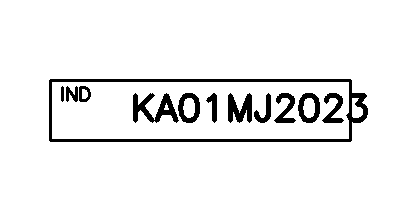
#> input picture test_plate.png, 400 x 200 px; its folder holds only this picture in this run
$ python -i check_app.py   (imports and definitions only)
#> lines starting #> are read from the running program, lines starting #| are printed output that depends on the picture; after the words box and inside, x2 and y2 are one past the last pixel; in counts of white or black regions, pixels touching at a corner belong together
### backend/database/vehicle_db_expanded.py
import json
import logging
import os
import random
from datetime import datetime, timedelta
import requests
from backend.database.csv_vehicle_db import CSVVehicleDatabase

# Configure logging
logging.basicConfig(level=logging.INFO, format='%(asctime)s - %(name)s - %(levelname)s - %(message)s')
logger = logging.getLogger(__name__)

# Constants for age restrictions
DIESEL_AGE_LIMIT = 10
PETROL_AGE_LIMIT = 15

class VehicleDatabase:
    """Class to handle vehicle database operations with expanded functionality"""

    def __init__(self, use_mock=True, api_key=None, csv_file_path="data/vahan_data.csv"):
        """
        Initialize the vehicle database

        Args:
            use_mock (bool): Whether to use mock data (True) or live API (False)
            api_key (str): API key for online data service (if use_mock is False)
            csv_file_path (str): Path to CSV file containing vehicle data
        """
        self.use_mock = use_mock
        self.api_key = api_key
        self.csv_file_path = csv_file_path

        # Initialize CSV database
        self.csv_db = CSVVehicleDatabase(csv_file_path)

        # Load sample vehicle data for fallback
        self.vehicles = self._load_mock_data()
        logger.info(f"Vehicle database initialized with CSV data and {len(self.vehicles)} mock records")

    def _load_mock_data(self):
        """Load sample vehicle data"""
        # Sample vehicle data with plate numbers from various states
        return {
            # Karnataka vehicles (KA)
            "KA01MJ2023": {
                "registration_number": "KA01MJ2023",
                "registration_date": datetime(2023, 1, 15),
                "fuel_type": "PETROL",
                "owner_name": "John Doe",
                "vehicle_make": "Toyota",
                "vehicle_model": "Corolla",
                "chassis_number": "MALA851CMKM123456",
                "engine_number": "1ZZ1234567"
            },
            "KA02AB5678": {
                "registration_number": "KA02AB5678",
                "registration_date": datetime(2018, 6, 22),
                "fuel_type": "DIESEL",
                "owner_name": "Sarah Johnson",
                "vehicle_make": "Mahindra",
                "vehicle_model": "Scorpio",
                "chassis_number": "MA1VM2BVKJ5678901",
                "engine_number": "MHK7896543"
            },
            "KA03XY4321": {
                "registration_number": "KA03XY4321",
                "registration_date": datetime(2021, 3, 10),
                "fuel_type": "PETROL",
                "owner_name": "Vijay Kumar",
                "vehicle_make": "Maruti Suzuki",
                "vehicle_model": "Swift",
                "chassis_number": "MA3FXYZ76543219",
                "engine_number": "K12MN765432"
            },

            # Delhi vehicles (DL)
            "DL05AB1234": {
                "registration_number": "DL05AB1234",
                "registration_date": datetime(2010, 6, 10),
                "fuel_type": "DIESEL",
                "owner_name": "Jane Smith",
                "vehicle_make": "Honda",
                "vehicle_model": "City",
                "chassis_number": "MAKZZZ12345678",
                "engine_number": "R18Z12345678"
            },
            "DL01RT5566": {
                "registration_number": "DL01RT5566",
                "registration_date": datetime(2016, 11, 5),
                "fuel_type": "PETROL",
                "owner_name": "Arvind Sharma",
                "vehicle_make": "Hyundai",
                "vehicle_model": "i20",
                "chassis_number": "MALHT789012345",
                "engine_number": "G4LA123456"
            },
            "DL07KL9988": {
                "registration_number": "DL07KL9988",
                "registration_date": datetime(2009, 1, 30),
                "fuel_type": "DIESEL",
                "owner_name": "Priya Gupta",
                "vehicle_make": "Tata",
                "vehicle_model": "Safari",
                "chassis_number": "MAT623451234567",
                "engine_number": "TD2345678"
            },

            # Maharashtra vehicles (MH)
            "MH02CD5678": {
                "registration_number": "MH02CD5678",
                "registration_date": datetime(2008, 3, 22),
                "fuel_type": "PETROL",
                "owner_name": "Raj Kumar",
                "vehicle_make": "Maruti",
                "vehicle_model": "Swift",
                "chassis_number": "MA3EZD12345678",
                "engine_number": "K12MN987654"
            },
            "MH01AB7777": {
                "registration_number": "MH01AB7777",
                "registration_date": datetime(2020, 9, 14),
                "fuel_type": "PETROL",
                "owner_name": "Anil Kapoor",
                "vehicle_make": "Kia",
                "vehicle_model": "Seltos",
                "chassis_number": "MAKTE123456789",
                "engine_number": "G4FLKM12345"
            },
            "MH04FG2468": {
                "registration_number": "MH04FG2468",
                "registration_date": datetime(2013, 7, 8),
                "fuel_type": "DIESEL",
                "owner_name": "Neha Mehta",
                "vehicle_make": "Volkswagen",
                "vehicle_model": "Vento",
                "chassis_number": "WVWZZ12345678",
                "engine_number": "CJZA123456"
            },

            # Tamil Nadu vehicles (TN)
            "TN01TV1111": {
                "registration_number": "TN01TV1111",
                "registration_date": datetime(2022, 4, 18),
                "fuel_type": "ELECTRIC",
                "owner_name": "Ramesh Subramaniam",
                "vehicle_make": "Tata",
                "vehicle_model": "Nexon EV",
                "chassis_number": "MAT765432109876",
                "engine_number": "NA-ELECTRIC"
            },
            "TN07BJ3344": {
                "registration_number": "TN07BJ3344",
                "registration_date": datetime(2014, 12, 3),
                "fuel_type": "PETROL",
                "owner_name": "Lakshmi Narayan",
                "vehicle_make": "Ford",
                "vehicle_model": "EcoSport",
                "chassis_number": "MAJCS12345678",
                "engine_number": "DURATEC987654"
            },
            "TN10CF5522": {
                "registration_number": "TN10CF5522",
                "registration_date": datetime(2011, 5, 20),
                "fuel_type": "DIESEL",
                "owner_name": "Karthik Raja",
                "vehicle_make": "Toyota",
                "vehicle_model": "Innova",
                "chassis_number": "MBJ123456789012",
                "engine_number": "2KD1234567"
            },

            # Gujarat vehicles (GJ)
            "GJ01HZ9900": {
                "registration_number": "GJ01HZ9900",
                "registration_date": datetime(2019, 8, 11),
                "fuel_type": "CNG",
                "owner_name": "Hardik Patel",
                "vehicle_make": "Maruti Suzuki",
                "vehicle_model": "Ertiga",
                "chassis_number": "MA3ERFG12345678",
                "engine_number": "K15BS678901"
            },
            "GJ05MK8523": {
                "registration_number": "GJ05MK8523",
                "registration_date": datetime(2007, 2, 14),
                "fuel_type": "DIESEL",
                "owner_name": "Amit Shah",
                "vehicle_make": "Mahindra",
                "vehicle_model": "Bolero",
                "chassis_number": "MA1YV123456789",
                "engine_number": "MEC123456"
            }
        }

    # [256 lines left out: functions get_vehicle_info, _calculate_age, _check_eligibility, _fetch_online, get_random_vehicle, save_vehicle and 4 more, not called in this run]

    def close(self):
        """Close database connection"""
        self.csv_db.close()

### backend/database/csv_vehicle_db.py
import csv
import logging
import os
from datetime import datetime
from typing import Optional, Dict, Any, List
import pandas as pd

from backend.models.vehicle import Vehicle

# Configure logging
logging.basicConfig(level=logging.INFO, format='%(asctime)s - %(name)s - %(levelname)s - %(message)s')
logger = logging.getLogger(__name__)

class CSVVehicleDatabase:
    """
    CSV-based vehicle database for reading vehicle information from vahan_data.csv
    """

    def __init__(self, csv_file_path: str = "data/vahan_data.csv"):
        """
        Initialize the CSV vehicle database

        Args:
            csv_file_path: Path to the CSV file containing vehicle data
        """
#> further down, picture is the input picture: shape (200, 400, 3); 93.1% white; 12 black regions, largest, box (x1, y1, x2, y2) and area: (49, 79, 368, 142) 2427, (133, 93, 179, 123) 649, (228, 93, 252, 123) 469
        self.csv_file_path = csv_file_path
        self.vehicles_data = {}
        self._load_csv_data()

    def _load_csv_data(self) -> bool:
        """
        Load vehicle data from CSV file into memory

        Returns:
            bool: True if loaded successfully, False otherwise
        """
        try:
            if not os.path.exists(self.csv_file_path):
                logger.warning(f"CSV file not found: {self.csv_file_path}")
                return False

            # Load CSV data using pandas for better performance
            df = pd.read_csv(self.csv_file_path)

            # Convert to dictionary for faster lookups
            for _, row in df.iterrows():
                registration_number = str(row.get('registration_number', '')).strip().upper()
                if registration_number:
                    # Parse registration date
                    reg_date = None
                    if 'registration_date' in row and pd.notna(row['registration_date']):
                        try:
                            reg_date = pd.to_datetime(row['registration_date']).to_pydatetime()
                        except:
                            logger.warning(f"Invalid date format for {registration_number}: {row['registration_date']}")
                            continue

                    # Create vehicle data dictionary
                    vehicle_data = {
                        'registration_number': registration_number,
                        'registration_date': reg_date,
                        'fuel_type': str(row.get('fuel_type', 'PETROL')).strip().upper(),
                        'owner_name': str(row.get('owner_name', '')).strip() if pd.notna(row.get('owner_name')) else None,
                        'vehicle_make': str(row.get('vehicle_make', '')).strip() if pd.notna(row.get('vehicle_make')) else None,
                        'vehicle_model': str(row.get('vehicle_model', '')).strip() if pd.notna(row.get('vehicle_model')) else None,
                        'chassis_number': str(row.get('chassis_number', '')).strip() if pd.notna(row.get('chassis_number')) else None,
                        'engine_number': str(row.get('engine_number', '')).strip() if pd.notna(row.get('engine_number')) else None,
                        'state': str(row.get('state', '')).strip() if pd.notna(row.get('state')) else None,
                        'district': str(row.get('district', '')).strip() if pd.notna(row.get('district')) else None,
                        'rto_office': str(row.get('rto_office', '')).strip() if pd.notna(row.get('rto_office')) else None,
                        'vehicle_class': str(row.get('vehicle_class', '')).strip() if pd.notna(row.get('vehicle_class')) else None,
                        'vehicle_category': str(row.get('vehicle_category', '')).strip() if pd.notna(row.get('vehicle_category')) else None,
                        'manufacturing_year': int(row.get('manufacturing_year', 0)) if pd.notna(row.get('manufacturing_year')) else None,
                        'engine_capacity': str(row.get('engine_capacity', '')).strip() if pd.notna(row.get('engine_capacity')) else None,
                        'seating_capacity': int(row.get('seating_capacity', 0)) if pd.notna(row.get('seating_capacity')) else None,
                        'gross_vehicle_weight': str(row.get('gross_vehicle_weight', '')).strip() if pd.notna(row.get('gross_vehicle_weight')) else None,
                        'unladen_weight': str(row.get('unladen_weight', '')).strip() if pd.notna(row.get('unladen_weight')) else None,
                        'vehicle_color': str(row.get('vehicle_color', '')).strip() if pd.notna(row.get('vehicle_color')) else None,
                        'norms': str(row.get('norms', '')).strip() if pd.notna(row.get('norms')) else None,
                        'fitness_upto': pd.to_datetime(row['fitness_upto']).to_pydatetime() if pd.notna(row.get('fitness_upto')) else None,
                        'insurance_upto': pd.to_datetime(row['insurance_upto']).to_pydatetime() if pd.notna(row.get('insurance_upto')) else None,
                        'permit_upto': pd.to_datetime(row['permit_upto']).to_pydatetime() if pd.notna(row.get('permit_upto')) else None,
                        'tax_upto': pd.to_datetime(row['tax_upto']).to_pydatetime() if pd.notna(row.get('tax_upto')) else None,
                        'puc_upto': pd.to_datetime(row['puc_upto']).to_pydatetime() if pd.notna(row.get('puc_upto')) else None,
                        'rc_status': str(row.get('rc_status', '')).strip() if pd.notna(row.get('rc_status')) else None,
                        'vehicle_status': str(row.get('vehicle_status', '')).strip() if pd.notna(row.get('vehicle_status')) else None,
                        'last_updated': datetime.now()
                    }

                    self.vehicles_data[registration_number] = vehicle_data

            logger.info(f"Loaded {len(self.vehicles_data)} vehicles from CSV file: {self.csv_file_path}")
            return True

        except Exception as e:
            logger.error(f"Error loading CSV data: {str(e)}")
            return False

    # [193 lines left out: functions get_vehicle_info, get_vehicle_details, search_vehicles, get_statistics, reload_data, list_plate_numbers and 1 more, not called in this run]

### backend/api/check_app.py
from flask import Flask, render_template, request, jsonify
from datetime import datetime
import logging
import os
import sys
import numpy as np
import cv2
import base64
import io
from PIL import Image
import random

# Add the parent directory to the path to import from backend
sys.path.append(os.path.abspath(os.path.join(os.path.dirname(__file__), '../..')))

# Import the expanded vehicle database
from backend.database.vehicle_db_expanded import VehicleDatabase

# Configure logging
# [1 line not run here, left out]
logger = logging.getLogger(__name__)

# Get the absolute path of the current file's directory
current_dir = os.path.dirname(os.path.abspath(__file__))
# Set template and static folders paths
template_dir = os.path.abspath(os.path.join(current_dir, '../../backend/templates'))
static_dir = os.path.abspath(os.path.join(current_dir, '../../backend/static'))

# Initialize Flask app with correct template and static folders
# [3 lines not run here, left out]

# Enable debugging
# [1 line that did not run here, left out]

# Age limits for vehicles
DIESEL_AGE_LIMIT = 10
PETROL_AGE_LIMIT = 15

# Initialize the vehicle database
# For demo purposes, we'll use mock data by default
# In a production setting, you might use online data with an API key
vehicle_db = VehicleDatabase(use_mock=True)

# Load the available sample plates for display
SAMPLE_VEHICLES = {key: value for key, value in vehicle_db.vehicles.items()}
# [1 line not run here, left out]

# Improved license plate detection function
def detect_license_plate(image):
    """
    A more realistic detector that looks for license plate-like regions
    and attempts to identify patterns in the image.

    Returns:
        dict: Detected plate info with text and bounding box
        None: If no plate is detected
    """
    try:
        # Convert to grayscale
        gray = cv2.cvtColor(image, cv2.COLOR_BGR2GRAY)

        # Apply blur to reduce noise
        blur = cv2.GaussianBlur(gray, (5, 5), 0)
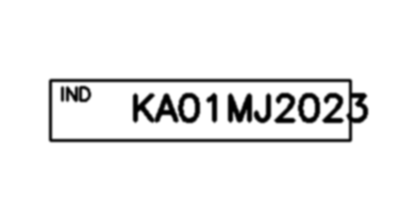
#> blur: shape (200, 400); min 0, max 255, mean 237.4

        # Apply threshold to get binary image
        _, thresh = cv2.threshold(blur, 0, 255, cv2.THRESH_BINARY_INV + cv2.THRESH_OTSU)
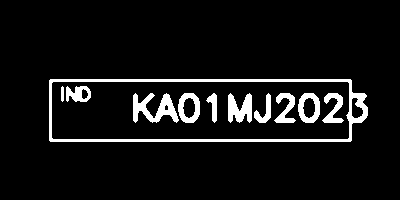
#> thresh: shape (200, 400); 7.2% white; 11 white regions

        # Find contours
        contours, _ = cv2.findContours(thresh, cv2.RETR_TREE, cv2.CHAIN_APPROX_SIMPLE)
#> contours = 17 contours, 1 with area under 20; largest, box (x1, y1, x2, y2) and area: (49, 79, 368, 142) 19134, (51, 81, 350, 140) 17261, (133, 93, 179, 123) 615, (298, 93, 320, 123) 516, (178, 93, 200, 123) 516

        # Log the number of contours found
        logger.info(f"Found {len(contours)} contours in the image")

        # Sort contours by area (descending)
        contours = sorted(contours, key=cv2.contourArea, reverse=True)

        # Analyze potential plate regions (top 10 contours by area)
        potential_plates = []
        for contour in contours[:10]:
            x, y, w, h = cv2.boundingRect(contour)

            # Filter by aspect ratio and minimum size typical for license plates
            aspect_ratio = w / float(h)

            # Indian license plates typically have aspect ratio around 2:1
            if 1.5 <= aspect_ratio <= 4.0 and w > 100 and h > 30:
                potential_plates.append((x, y, w, h))
                logger.info(f"Potential plate region: x={x}, y={y}, w={w}, h={h}, aspect={aspect_ratio:.2f}")
#> this loop made 10 passes
#> (x, y, w, h, aspect_ratio) on passes 1 to 8: (49, 79, 319, 63, 5.06), (51, 81, 299, 59, 5.07), (133, 93, 46, 30, 1.53), (298, 93, 22, 30, 0.733), (178, 93, 22, 30, 0.733), (228, 93, 24, 30, 0.8), (66, 86, 25, 16, 1.56), (322, 93, 22, 30, 0.733)
#> (the rest of the program and of its run is left out)
